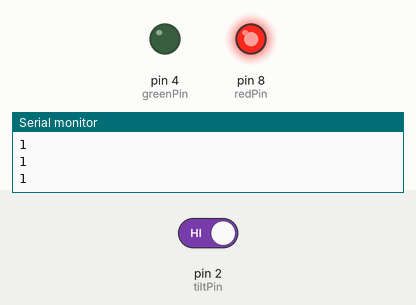
Simulated run of this sketch. Board: Arduino Uno, built with avr-gcc and run on an emulated ATmega328P. Parts: output pins drawn as LEDs (lit = HIGH), the last lines printed to the serial monitor. The test bench sets the inputs (shaded band); at power-on: pin 2 (tiltPin) HIGH.

Above: at 1.3 s.
1.4 s: pin 2 (tiltPin) driven LOW
At 2.1 s:
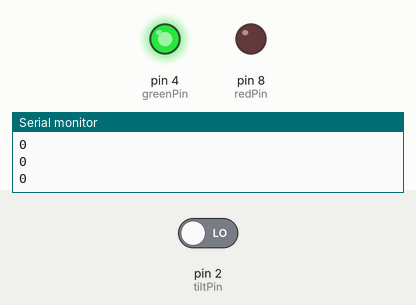
3.2 s: pin 2 (tiltPin) driven HIGH
At 4.1 s:
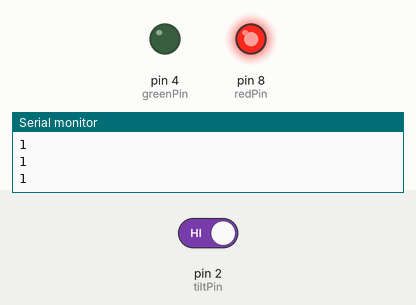
Timing chart, 0 to 6.2 s (numbered marks = the images above; inputs shaded):
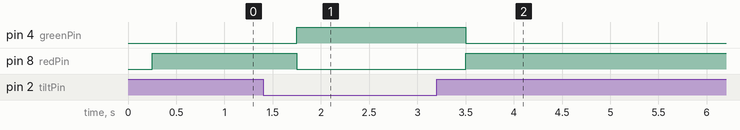

Measured:
- after the input at 1.4 s, pin 4 (greenPin): LOW → HIGH after 0.35 s; pin 8 (redPin): HIGH → LOW after 0.35 s
- after the input at 3.2 s, pin 4 (greenPin): HIGH → LOW after 0.30 s; pin 8 (redPin): LOW → HIGH after 0.30 s

The sketch:

tiltswitch.ino
```cpp
int tiltPin=2;
int tiltVal;
int redPin=8;
int greenPin=4;
int tempo=250;
int LedOnf(int R, int G, bool Rof, bool Gof){
  digitalWrite(R,Rof);
  digitalWrite(G,Gof);
  }
void setup() {
  // put your setup code here, to run once:
pinMode(tiltPin,INPUT);
digitalWrite(tiltPin,HIGH);
Serial.begin(9600);
pinMode(redPin,OUTPUT);
pinMode(greenPin,OUTPUT);
}

void loop() {
  // put your main code here, to run repeatedly:
tiltVal=digitalRead(tiltPin);
Serial.println(tiltVal);
delay(tempo);
if(tiltVal==1){
  LedOnf(redPin,greenPin,HIGH,LOW);
  }
  else{
    LedOnf(redPin,greenPin,LOW,HIGH);
    }

}
```
